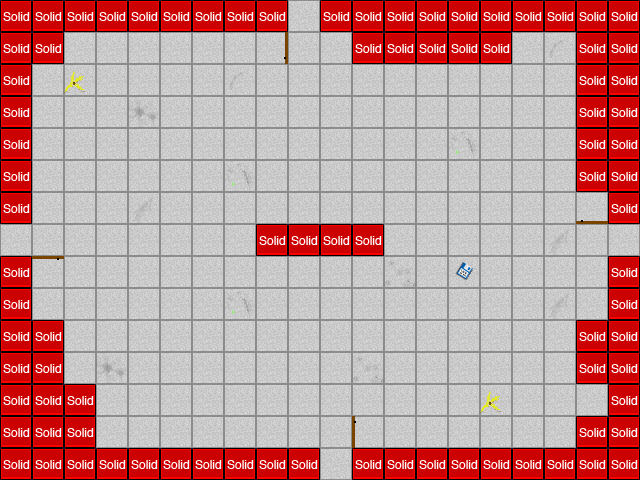

A level layout from a 2D game, rendered from its tile map. Below: a short description, then the map file with tile-grid data replaced by summaries:
An orthogonal 20x15 tile map with 32x32 px tiles, 2 tile layers (Tile Layer 1, collision), 2 tilesets and 6 objects (mainPlayer, doorRight, doorDown, doorLeft, doorUp, ...).

<map version="1.0" orientation="orthogonal" width="20" height="15" tilewidth="32" tileheight="32">
 <tileset firstgid="1" name="metatiles32x32" tilewidth="32" tileheight="32">
  <image source="../img/map/metatiles32x32.png" width="288" height="32" />
  <tile id="0">
   <properties>
    <property name="type" value="solid" />
   </properties>
  </tile>
  <tile id="5">
   <properties>
    <property name="type" value="doorRight" />
   </properties>
  </tile>
  <tile id="6">
   <properties>
    <property name="type" value="doorUp" />
   </properties>
  </tile>
  <tile id="7">
   <properties>
    <property name="type" value="doorDown" />
   </properties>
  </tile>
  <tile id="8">
   <properties>
    <property name="type" value="doorLeft" />
   </properties>
  </tile>
 </tileset>
 <tileset firstgid="10" name="Terrain" tilewidth="32" tileheight="32">
  <image source="../img/map/Terrain.png" width="256" height="256" />
 </tileset>
 <layer name="Tile Layer 1" width="20" height="15">
  <data>[300 cells, 297 non-empty, 24 distinct tile ids]</data>
 </layer>
 <objectgroup name="Object Layer 1" width="20" height="15">
  <object name="mainPlayer" x="96" y="192" width="32" height="32">
   <properties>
    <property name="image" value="Main_char" />
    <property name="spritewidth" value="64" />
   </properties>
  </object>
  <object name="doorRight" x="576" y="224" width="32" height="32">
   <properties>
    <property name="type" value="door" />
   </properties>
  </object>
  <object name="doorDown" type="doorDown" x="320" y="416" width="32" height="32">
   <properties>
    <property name="type" value="door" />
   </properties>
  </object>
  <object name="doorLeft" type="doorLeft" x="32" y="224" width="32" height="32">
   <properties>
    <property name="type" value="door" />
   </properties>
  </object>
  <object name="doorUp" x="288" y="32" width="32" height="32">
   <properties>
    <property name="doorDirection" value="up" />
    <property name="type" value="door" />
   </properties>
  </object>
  <object name="plant" x="352" y="224" width="32" height="32">
   <properties>
    <property name="type" value="dialogue" />
   </properties>
  </object>
 </objectgroup>
 <layer name="collision" width="20" height="15">
  <data>[300 cells, 86 non-empty, 1 distinct tile ids]</data>
 </layer>
 <objectgroup name="Object Layer 3" width="20" height="15" visible="0" />
</map>
